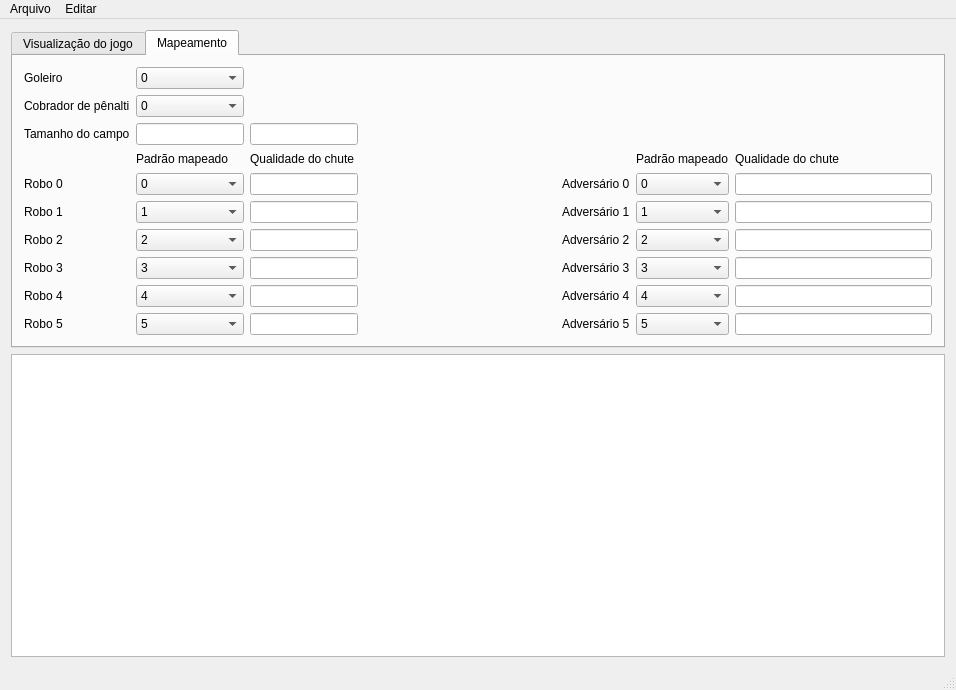
<?xml version="1.0" encoding="UTF-8"?>
<ui version="4.0">
 <class>GraphicalIntelligenceClass</class>
 <widget class="QMainWindow" name="GraphicalIntelligenceClass">
  <property name="geometry">
   <rect>
    <x>0</x>
    <y>0</y>
    <width>956</width>
    <height>690</height>
   </rect>
  </property>
  <property name="windowTitle">
   <string>GraphicalIntelligence</string>
  </property>
  <widget class="QWidget" name="centralWidget">
   <layout class="QGridLayout" name="gridLayout_3">
    <item row="2" column="0">
     <widget class="SSLField" name="stageView">
      <property name="sizePolicy">
       <sizepolicy hsizetype="Expanding" vsizetype="Expanding">
        <horstretch>0</horstretch>
        <verstretch>0</verstretch>
       </sizepolicy>
      </property>
     </widget>
    </item>
    <item row="0" column="0">
     <widget class="QTabWidget" name="tabWidget">
      <property name="sizePolicy">
       <sizepolicy hsizetype="Expanding" vsizetype="Minimum">
        <horstretch>0</horstretch>
        <verstretch>0</verstretch>
       </sizepolicy>
      </property>
      <property name="currentIndex">
       <number>1</number>
      </property>
      <widget class="QWidget" name="tab">
       <attribute name="title">
        <string>Visualização do jogo</string>
       </attribute>
       <layout class="QVBoxLayout" name="verticalLayout_4">
        <item>
         <layout class="QHBoxLayout" name="horizontalLayout_2">
          <item>
           <layout class="QGridLayout" name="gridLayout_2">
            <item row="0" column="1">
             <widget class="QLineEdit" name="txtJuiz"/>
            </item>
            <item row="1" column="0">
             <widget class="QLabel" name="lblTempoJogo">
              <property name="text">
               <string>Tempo restante:</string>
              </property>
             </widget>
            </item>
            <item row="1" column="1">
             <widget class="QLineEdit" name="txtTempoJogo"/>
            </item>
            <item row="0" column="0">
             <widget class="QLabel" name="lblJuiz">
              <property name="text">
               <string>Juiz:</string>
              </property>
             </widget>
            </item>
           </layout>
          </item>
          <item>
           <layout class="QVBoxLayout" name="verticalLayout">
            <item>
             <widget class="QLabel" name="lblPlacar">
              <property name="text">
               <string>Placar</string>
              </property>
              <property name="alignment">
               <set>Qt::AlignBottom|Qt::AlignHCenter</set>
              </property>
             </widget>
            </item>
            <item>
             <layout class="QHBoxLayout" name="horizontalLayout">
              <item>
               <widget class="QLineEdit" name="txtPlacarAmarelo"/>
              </item>
              <item>
               <widget class="QLabel" name="lblX">
                <property name="text">
                 <string>x</string>
                </property>
               </widget>
              </item>
              <item>
               <widget class="QLineEdit" name="txtPlacarAzul"/>
              </item>
             </layout>
            </item>
           </layout>
          </item>
          <item>
           <layout class="QGridLayout" name="gridLayout">
            <item row="0" column="0">
             <widget class="QLabel" name="lblNrTimeouts">
              <property name="text">
               <string># Timeouts:</string>
              </property>
             </widget>
            </item>
            <item row="0" column="1">
             <widget class="QLineEdit" name="txtNrTimeoutsAzul"/>
            </item>
            <item row="1" column="0">
             <widget class="QLabel" name="lblTempoTimeouts">
              <property name="text">
               <string>Tempo Timeouts:</string>
              </property>
             </widget>
            </item>
            <item row="1" column="1">
             <widget class="QLineEdit" name="txtTempoTimeoutsAzul"/>
            </item>
            <item row="0" column="2">
             <widget class="QLineEdit" name="txtNrTimeoutsAmarelo"/>
            </item>
            <item row="1" column="2">
             <widget class="QLineEdit" name="txtTempoTimeoutsAmarelo"/>
            </item>
           </layout>
          </item>
         </layout>
        </item>
        <item>
         <layout class="QHBoxLayout" name="horizontalLayout_5">
          <item>
           <layout class="QHBoxLayout" name="horizontalLayout_3">
            <item>
             <widget class="QCheckBox" name="chkUpdate">
              <property name="text">
               <string>Update</string>
              </property>
              <property name="checked">
               <bool>true</bool>
              </property>
             </widget>
            </item>
           </layout>
          </item>
          <item>
           <spacer name="horizontalSpacer_2">
            <property name="orientation">
             <enum>Qt::Horizontal</enum>
            </property>
            <property name="sizeType">
             <enum>QSizePolicy::Fixed</enum>
            </property>
            <property name="sizeHint" stdset="0">
             <size>
              <width>50</width>
              <height>20</height>
             </size>
            </property>
           </spacer>
          </item>
          <item>
           <widget class="QLabel" name="label_5">
            <property name="text">
             <string>Time controlado (FIXME)</string>
            </property>
           </widget>
          </item>
          <item>
           <widget class="QComboBox" name="cmbOurTeam">
            <item>
             <property name="text">
              <string>Azul</string>
             </property>
            </item>
            <item>
             <property name="text">
              <string>Amarelo</string>
             </property>
            </item>
           </widget>
          </item>
         </layout>
        </item>
        <item>
         <layout class="QHBoxLayout" name="horizontalLayout_7">
          <item>
           <widget class="QPushButton" name="btnChangeSides">
            <property name="text">
             <string>Trocar de lados</string>
            </property>
           </widget>
          </item>
          <item>
           <spacer name="horizontalSpacer">
            <property name="orientation">
             <enum>Qt::Horizontal</enum>
            </property>
            <property name="sizeType">
             <enum>QSizePolicy::Fixed</enum>
            </property>
            <property name="sizeHint" stdset="0">
             <size>
              <width>50</width>
              <height>20</height>
             </size>
            </property>
           </spacer>
          </item>
          <item>
           <widget class="QLabel" name="label_2">
            <property name="text">
             <string>Tipo de transmissão</string>
            </property>
           </widget>
          </item>
          <item>
           <widget class="QComboBox" name="cmbSelectOutput">
            <item>
             <property name="text">
              <string>Simulação</string>
             </property>
            </item>
            <item>
             <property name="text">
              <string>Transmissor</string>
             </property>
            </item>
           </widget>
          </item>
         </layout>
        </item>
        <item>
         <layout class="QGridLayout" name="gridLayout_6">
          <item row="0" column="0">
           <widget class="QLabel" name="label_7">
            <property name="text">
             <string>Modo de entrada</string>
            </property>
           </widget>
          </item>
          <item row="0" column="1">
           <widget class="QComboBox" name="cmbSelectMode"/>
          </item>
          <item row="1" column="0">
           <widget class="QLabel" name="label_3">
            <property name="text">
             <string>Play do time</string>
            </property>
           </widget>
          </item>
          <item row="1" column="1">
           <widget class="QComboBox" name="cmbSelectPlayOurs"/>
          </item>
          <item row="1" column="2">
           <widget class="QLabel" name="label_6">
            <property name="text">
             <string>Tática do time</string>
            </property>
           </widget>
          </item>
          <item row="1" column="3">
           <widget class="QComboBox" name="cmbSelectTacticOurs"/>
          </item>
          <item row="2" column="0">
           <widget class="QLabel" name="label_4">
            <property name="text">
             <string>Play do adversário</string>
            </property>
           </widget>
          </item>
          <item row="2" column="1">
           <widget class="QComboBox" name="cmbSelectPlayTheirs"/>
          </item>
          <item row="2" column="2">
           <widget class="QLabel" name="label_8">
            <property name="text">
             <string>Tática do adversário</string>
            </property>
           </widget>
          </item>
          <item row="2" column="3">
           <widget class="QComboBox" name="cmbSelectTacticTheirs"/>
          </item>
         </layout>
        </item>
        <item>
         <spacer name="verticalSpacer_2">
          <property name="orientation">
           <enum>Qt::Vertical</enum>
          </property>
          <property name="sizeHint" stdset="0">
           <size>
            <width>20</width>
            <height>40</height>
           </size>
          </property>
         </spacer>
        </item>
       </layout>
      </widget>
      <widget class="QWidget" name="tab_1">
       <attribute name="title">
        <string>Mapeamento</string>
       </attribute>
       <layout class="QGridLayout" name="gridLayout_5">
        <item row="7" column="3">
         <widget class="QComboBox" name="cmbRobot_2">
          <property name="sizePolicy">
           <sizepolicy hsizetype="Minimum" vsizetype="Fixed">
            <horstretch>0</horstretch>
            <verstretch>0</verstretch>
           </sizepolicy>
          </property>
          <property name="currentIndex">
           <number>2</number>
          </property>
          <item>
           <property name="text">
            <string>0</string>
           </property>
          </item>
          <item>
           <property name="text">
            <string>1</string>
           </property>
          </item>
          <item>
           <property name="text">
            <string>2</string>
           </property>
          </item>
          <item>
           <property name="text">
            <string>3</string>
           </property>
          </item>
          <item>
           <property name="text">
            <string>4</string>
           </property>
          </item>
          <item>
           <property name="text">
            <string>5</string>
           </property>
          </item>
          <item>
           <property name="text">
            <string>6</string>
           </property>
          </item>
          <item>
           <property name="text">
            <string>7</string>
           </property>
          </item>
          <item>
           <property name="text">
            <string>8</string>
           </property>
          </item>
          <item>
           <property name="text">
            <string>9</string>
           </property>
          </item>
         </widget>
        </item>
        <item row="5" column="1">
         <widget class="QLabel" name="label_9">
          <property name="text">
           <string>Robo 0</string>
          </property>
         </widget>
        </item>
        <item row="7" column="1">
         <widget class="QLabel" name="label_11">
          <property name="text">
           <string>Robo 2</string>
          </property>
         </widget>
        </item>
        <item row="6" column="3">
         <widget class="QComboBox" name="cmbRobot_1">
          <property name="sizePolicy">
           <sizepolicy hsizetype="Minimum" vsizetype="Fixed">
            <horstretch>0</horstretch>
            <verstretch>0</verstretch>
           </sizepolicy>
          </property>
          <property name="currentIndex">
           <number>1</number>
          </property>
          <item>
           <property name="text">
            <string>0</string>
           </property>
          </item>
          <item>
           <property name="text">
            <string>1</string>
           </property>
          </item>
          <item>
           <property name="text">
            <string>2</string>
           </property>
          </item>
          <item>
           <property name="text">
            <string>3</string>
           </property>
          </item>
          <item>
           <property name="text">
            <string>4</string>
           </property>
          </item>
          <item>
           <property name="text">
            <string>5</string>
           </property>
          </item>
          <item>
           <property name="text">
            <string>6</string>
           </property>
          </item>
          <item>
           <property name="text">
            <string>7</string>
           </property>
          </item>
          <item>
           <property name="text">
            <string>8</string>
           </property>
          </item>
          <item>
           <property name="text">
            <string>9</string>
           </property>
          </item>
         </widget>
        </item>
        <item row="6" column="1">
         <widget class="QLabel" name="label_10">
          <property name="text">
           <string>Robo 1</string>
          </property>
         </widget>
        </item>
        <item row="2" column="1">
         <widget class="QLabel" name="label">
          <property name="text">
           <string>Tamanho do campo</string>
          </property>
         </widget>
        </item>
        <item row="2" column="3">
         <widget class="QLineEdit" name="txtStageWidth">
          <property name="sizePolicy">
           <sizepolicy hsizetype="Minimum" vsizetype="Fixed">
            <horstretch>0</horstretch>
            <verstretch>0</verstretch>
           </sizepolicy>
          </property>
         </widget>
        </item>
        <item row="2" column="4">
         <widget class="QLineEdit" name="txtStageLenght">
          <property name="sizePolicy">
           <sizepolicy hsizetype="Minimum" vsizetype="Fixed">
            <horstretch>0</horstretch>
            <verstretch>0</verstretch>
           </sizepolicy>
          </property>
         </widget>
        </item>
        <item row="8" column="1">
         <widget class="QLabel" name="label_12">
          <property name="text">
           <string>Robo 3</string>
          </property>
         </widget>
        </item>
        <item row="8" column="3">
         <widget class="QComboBox" name="cmbRobot_3">
          <property name="sizePolicy">
           <sizepolicy hsizetype="Minimum" vsizetype="Fixed">
            <horstretch>0</horstretch>
            <verstretch>0</verstretch>
           </sizepolicy>
          </property>
          <property name="currentIndex">
           <number>3</number>
          </property>
          <item>
           <property name="text">
            <string>0</string>
           </property>
          </item>
          <item>
           <property name="text">
            <string>1</string>
           </property>
          </item>
          <item>
           <property name="text">
            <string>2</string>
           </property>
          </item>
          <item>
           <property name="text">
            <string>3</string>
           </property>
          </item>
          <item>
           <property name="text">
            <string>4</string>
           </property>
          </item>
          <item>
           <property name="text">
            <string>5</string>
           </property>
          </item>
          <item>
           <property name="text">
            <string>6</string>
           </property>
          </item>
          <item>
           <property name="text">
            <string>7</string>
           </property>
          </item>
          <item>
           <property name="text">
            <string>8</string>
           </property>
          </item>
          <item>
           <property name="text">
            <string>9</string>
           </property>
          </item>
         </widget>
        </item>
        <item row="9" column="1">
         <widget class="QLabel" name="label_13">
          <property name="text">
           <string>Robo 4</string>
          </property>
         </widget>
        </item>
        <item row="9" column="3">
         <widget class="QComboBox" name="cmbRobot_4">
          <property name="sizePolicy">
           <sizepolicy hsizetype="Minimum" vsizetype="Fixed">
            <horstretch>0</horstretch>
            <verstretch>0</verstretch>
           </sizepolicy>
          </property>
          <property name="currentIndex">
           <number>4</number>
          </property>
          <item>
           <property name="text">
            <string>0</string>
           </property>
          </item>
          <item>
           <property name="text">
            <string>1</string>
           </property>
          </item>
          <item>
           <property name="text">
            <string>2</string>
           </property>
          </item>
          <item>
           <property name="text">
            <string>3</string>
           </property>
          </item>
          <item>
           <property name="text">
            <string>4</string>
           </property>
          </item>
          <item>
           <property name="text">
            <string>5</string>
           </property>
          </item>
          <item>
           <property name="text">
            <string>6</string>
           </property>
          </item>
          <item>
           <property name="text">
            <string>7</string>
           </property>
          </item>
          <item>
           <property name="text">
            <string>8</string>
           </property>
          </item>
          <item>
           <property name="text">
            <string>9</string>
           </property>
          </item>
         </widget>
        </item>
        <item row="10" column="1">
         <widget class="QLabel" name="label_14">
          <property name="text">
           <string>Robo 5</string>
          </property>
         </widget>
        </item>
        <item row="10" column="3">
         <widget class="QComboBox" name="cmbRobot_5">
          <property name="sizePolicy">
           <sizepolicy hsizetype="Minimum" vsizetype="Fixed">
            <horstretch>0</horstretch>
            <verstretch>0</verstretch>
           </sizepolicy>
          </property>
          <property name="currentIndex">
           <number>5</number>
          </property>
          <item>
           <property name="text">
            <string>0</string>
           </property>
          </item>
          <item>
           <property name="text">
            <string>1</string>
           </property>
          </item>
          <item>
           <property name="text">
            <string>2</string>
           </property>
          </item>
          <item>
           <property name="text">
            <string>3</string>
           </property>
          </item>
          <item>
           <property name="text">
            <string>4</string>
           </property>
          </item>
          <item>
           <property name="text">
            <string>5</string>
           </property>
          </item>
          <item>
           <property name="text">
            <string>6</string>
           </property>
          </item>
          <item>
           <property name="text">
            <string>7</string>
           </property>
          </item>
          <item>
           <property name="text">
            <string>8</string>
           </property>
          </item>
          <item>
           <property name="text">
            <string>9</string>
           </property>
          </item>
         </widget>
        </item>
        <item row="5" column="3">
         <widget class="QComboBox" name="cmbRobot_0">
          <property name="sizePolicy">
           <sizepolicy hsizetype="Minimum" vsizetype="Fixed">
            <horstretch>0</horstretch>
            <verstretch>0</verstretch>
           </sizepolicy>
          </property>
          <item>
           <property name="text">
            <string>0</string>
           </property>
          </item>
          <item>
           <property name="text">
            <string>1</string>
           </property>
          </item>
          <item>
           <property name="text">
            <string>2</string>
           </property>
          </item>
          <item>
           <property name="text">
            <string>3</string>
           </property>
          </item>
          <item>
           <property name="text">
            <string>4</string>
           </property>
          </item>
          <item>
           <property name="text">
            <string>5</string>
           </property>
          </item>
          <item>
           <property name="text">
            <string>6</string>
           </property>
          </item>
          <item>
           <property name="text">
            <string>7</string>
           </property>
          </item>
          <item>
           <property name="text">
            <string>8</string>
           </property>
          </item>
          <item>
           <property name="text">
            <string>9</string>
           </property>
          </item>
         </widget>
        </item>
        <item row="5" column="4">
         <widget class="QLineEdit" name="kickAbilityU0">
          <property name="sizePolicy">
           <sizepolicy hsizetype="Minimum" vsizetype="Fixed">
            <horstretch>0</horstretch>
            <verstretch>0</verstretch>
           </sizepolicy>
          </property>
         </widget>
        </item>
        <item row="6" column="4">
         <widget class="QLineEdit" name="kickAbilityU1">
          <property name="sizePolicy">
           <sizepolicy hsizetype="Minimum" vsizetype="Fixed">
            <horstretch>0</horstretch>
            <verstretch>0</verstretch>
           </sizepolicy>
          </property>
         </widget>
        </item>
        <item row="7" column="4">
         <widget class="QLineEdit" name="kickAbilityU2">
          <property name="sizePolicy">
           <sizepolicy hsizetype="Minimum" vsizetype="Fixed">
            <horstretch>0</horstretch>
            <verstretch>0</verstretch>
           </sizepolicy>
          </property>
         </widget>
        </item>
        <item row="8" column="4">
         <widget class="QLineEdit" name="kickAbilityU3">
          <property name="sizePolicy">
           <sizepolicy hsizetype="Minimum" vsizetype="Fixed">
            <horstretch>0</horstretch>
            <verstretch>0</verstretch>
           </sizepolicy>
          </property>
         </widget>
        </item>
        <item row="9" column="4">
         <widget class="QLineEdit" name="kickAbilityU4">
          <property name="sizePolicy">
           <sizepolicy hsizetype="Minimum" vsizetype="Fixed">
            <horstretch>0</horstretch>
            <verstretch>0</verstretch>
           </sizepolicy>
          </property>
         </widget>
        </item>
        <item row="10" column="4">
         <widget class="QLineEdit" name="kickAbilityU5">
          <property name="sizePolicy">
           <sizepolicy hsizetype="Minimum" vsizetype="Fixed">
            <horstretch>0</horstretch>
            <verstretch>0</verstretch>
           </sizepolicy>
          </property>
         </widget>
        </item>
        <item row="3" column="3">
         <widget class="QLabel" name="label_21">
          <property name="sizePolicy">
           <sizepolicy hsizetype="Minimum" vsizetype="Preferred">
            <horstretch>0</horstretch>
            <verstretch>0</verstretch>
           </sizepolicy>
          </property>
          <property name="text">
           <string>Padrão mapeado</string>
          </property>
         </widget>
        </item>
        <item row="3" column="4">
         <widget class="QLabel" name="label_22">
          <property name="sizePolicy">
           <sizepolicy hsizetype="Minimum" vsizetype="Preferred">
            <horstretch>0</horstretch>
            <verstretch>0</verstretch>
           </sizepolicy>
          </property>
          <property name="text">
           <string>Qualidade do chute</string>
          </property>
         </widget>
        </item>
        <item row="0" column="1">
         <widget class="QLabel" name="label_24">
          <property name="text">
           <string>Goleiro</string>
          </property>
         </widget>
        </item>
        <item row="0" column="3">
         <widget class="QComboBox" name="cmbGoalkeeper">
          <property name="sizePolicy">
           <sizepolicy hsizetype="Minimum" vsizetype="Fixed">
            <horstretch>0</horstretch>
            <verstretch>0</verstretch>
           </sizepolicy>
          </property>
          <item>
           <property name="text">
            <string>0</string>
           </property>
          </item>
          <item>
           <property name="text">
            <string>1</string>
           </property>
          </item>
          <item>
           <property name="text">
            <string>2</string>
           </property>
          </item>
          <item>
           <property name="text">
            <string>3</string>
           </property>
          </item>
          <item>
           <property name="text">
            <string>4</string>
           </property>
          </item>
          <item>
           <property name="text">
            <string>5</string>
           </property>
          </item>
         </widget>
        </item>
        <item row="1" column="3">
         <widget class="QComboBox" name="cmbPenalty">
          <property name="sizePolicy">
           <sizepolicy hsizetype="Minimum" vsizetype="Fixed">
            <horstretch>0</horstretch>
            <verstretch>0</verstretch>
           </sizepolicy>
          </property>
          <item>
           <property name="text">
            <string>0</string>
           </property>
          </item>
          <item>
           <property name="text">
            <string>1</string>
           </property>
          </item>
          <item>
           <property name="text">
            <string>2</string>
           </property>
          </item>
          <item>
           <property name="text">
            <string>3</string>
           </property>
          </item>
          <item>
           <property name="text">
            <string>4</string>
           </property>
          </item>
          <item>
           <property name="text">
            <string>5</string>
           </property>
          </item>
         </widget>
        </item>
        <item row="1" column="1">
         <widget class="QLabel" name="label_23">
          <property name="text">
           <string>Cobrador de pênalti</string>
          </property>
         </widget>
        </item>
        <item row="10" column="6">
         <widget class="QLabel" name="label_20">
          <property name="text">
           <string>Adversário 5</string>
          </property>
         </widget>
        </item>
        <item row="9" column="6">
         <widget class="QLabel" name="label_19">
          <property name="text">
           <string>Adversário 4</string>
          </property>
         </widget>
        </item>
        <item row="8" column="6">
         <widget class="QLabel" name="label_18">
          <property name="text">
           <string>Adversário 3</string>
          </property>
         </widget>
        </item>
        <item row="7" column="6">
         <widget class="QLabel" name="label_17">
          <property name="text">
           <string>Adversário 2</string>
          </property>
         </widget>
        </item>
        <item row="6" column="6">
         <widget class="QLabel" name="label_16">
          <property name="text">
           <string>Adversário 1</string>
          </property>
         </widget>
        </item>
        <item row="5" column="6">
         <widget class="QLabel" name="label_15">
          <property name="text">
           <string>Adversário 0</string>
          </property>
         </widget>
        </item>
        <item row="7" column="7">
         <widget class="QComboBox" name="cmbAdversary_2">
          <property name="currentIndex">
           <number>2</number>
          </property>
          <item>
           <property name="text">
            <string>0</string>
           </property>
          </item>
          <item>
           <property name="text">
            <string>1</string>
           </property>
          </item>
          <item>
           <property name="text">
            <string>2</string>
           </property>
          </item>
          <item>
           <property name="text">
            <string>3</string>
           </property>
          </item>
          <item>
           <property name="text">
            <string>4</string>
           </property>
          </item>
          <item>
           <property name="text">
            <string>5</string>
           </property>
          </item>
          <item>
           <property name="text">
            <string>6</string>
           </property>
          </item>
          <item>
           <property name="text">
            <string>7</string>
           </property>
          </item>
          <item>
           <property name="text">
            <string>8</string>
           </property>
          </item>
          <item>
           <property name="text">
            <string>9</string>
           </property>
          </item>
         </widget>
        </item>
        <item row="6" column="7">
         <widget class="QComboBox" name="cmbAdversary_1">
          <property name="currentIndex">
           <number>1</number>
          </property>
          <item>
           <property name="text">
            <string>0</string>
           </property>
          </item>
          <item>
           <property name="text">
            <string>1</string>
           </property>
          </item>
          <item>
           <property name="text">
            <string>2</string>
           </property>
          </item>
          <item>
           <property name="text">
            <string>3</string>
           </property>
          </item>
          <item>
           <property name="text">
            <string>4</string>
           </property>
          </item>
          <item>
           <property name="text">
            <string>5</string>
           </property>
          </item>
          <item>
           <property name="text">
            <string>6</string>
           </property>
          </item>
          <item>
           <property name="text">
            <string>7</string>
           </property>
          </item>
          <item>
           <property name="text">
            <string>8</string>
           </property>
          </item>
          <item>
           <property name="text">
            <string>9</string>
           </property>
          </item>
         </widget>
        </item>
        <item row="5" column="7">
         <widget class="QComboBox" name="cmbAdversary_0">
          <item>
           <property name="text">
            <string>0</string>
           </property>
          </item>
          <item>
           <property name="text">
            <string>1</string>
           </property>
          </item>
          <item>
           <property name="text">
            <string>2</string>
           </property>
          </item>
          <item>
           <property name="text">
            <string>3</string>
           </property>
          </item>
          <item>
           <property name="text">
            <string>4</string>
           </property>
          </item>
          <item>
           <property name="text">
            <string>5</string>
           </property>
          </item>
          <item>
           <property name="text">
            <string>6</string>
           </property>
          </item>
          <item>
           <property name="text">
            <string>7</string>
           </property>
          </item>
          <item>
           <property name="text">
            <string>8</string>
           </property>
          </item>
          <item>
           <property name="text">
            <string>9</string>
           </property>
          </item>
         </widget>
        </item>
        <item row="6" column="8">
         <widget class="QLineEdit" name="kickAbilityT1"/>
        </item>
        <item row="5" column="8">
         <widget class="QLineEdit" name="kickAbilityT0"/>
        </item>
        <item row="8" column="7">
         <widget class="QComboBox" name="cmbAdversary_3">
          <property name="currentIndex">
           <number>3</number>
          </property>
          <item>
           <property name="text">
            <string>0</string>
           </property>
          </item>
          <item>
           <property name="text">
            <string>1</string>
           </property>
          </item>
          <item>
           <property name="text">
            <string>2</string>
           </property>
          </item>
          <item>
           <property name="text">
            <string>3</string>
           </property>
          </item>
          <item>
           <property name="text">
            <string>4</string>
           </property>
          </item>
          <item>
           <property name="text">
            <string>5</string>
           </property>
          </item>
          <item>
           <property name="text">
            <string>6</string>
           </property>
          </item>
          <item>
           <property name="text">
            <string>7</string>
           </property>
          </item>
          <item>
           <property name="text">
            <string>8</string>
           </property>
          </item>
          <item>
           <property name="text">
            <string>9</string>
           </property>
          </item>
         </widget>
        </item>
        <item row="9" column="7">
         <widget class="QComboBox" name="cmbAdversary_4">
          <property name="currentIndex">
           <number>4</number>
          </property>
          <item>
           <property name="text">
            <string>0</string>
           </property>
          </item>
          <item>
           <property name="text">
            <string>1</string>
           </property>
          </item>
          <item>
           <property name="text">
            <string>2</string>
           </property>
          </item>
          <item>
           <property name="text">
            <string>3</string>
           </property>
          </item>
          <item>
           <property name="text">
            <string>4</string>
           </property>
          </item>
          <item>
           <property name="text">
            <string>5</string>
           </property>
          </item>
          <item>
           <property name="text">
            <string>6</string>
           </property>
          </item>
          <item>
           <property name="text">
            <string>7</string>
           </property>
          </item>
          <item>
           <property name="text">
            <string>8</string>
           </property>
          </item>
          <item>
           <property name="text">
            <string>9</string>
           </property>
          </item>
         </widget>
        </item>
        <item row="10" column="7">
         <widget class="QComboBox" name="cmbAdversary_5">
          <property name="currentIndex">
           <number>5</number>
          </property>
          <item>
           <property name="text">
            <string>0</string>
           </property>
          </item>
          <item>
           <property name="text">
            <string>1</string>
           </property>
          </item>
          <item>
           <property name="text">
            <string>2</string>
           </property>
          </item>
          <item>
           <property name="text">
            <string>3</string>
           </property>
          </item>
          <item>
           <property name="text">
            <string>4</string>
           </property>
          </item>
          <item>
           <property name="text">
            <string>5</string>
           </property>
          </item>
          <item>
           <property name="text">
            <string>6</string>
           </property>
          </item>
          <item>
           <property name="text">
            <string>7</string>
           </property>
          </item>
          <item>
           <property name="text">
            <string>8</string>
           </property>
          </item>
          <item>
           <property name="text">
            <string>9</string>
           </property>
          </item>
         </widget>
        </item>
        <item row="7" column="8">
         <widget class="QLineEdit" name="kickAbilityT2"/>
        </item>
        <item row="8" column="8">
         <widget class="QLineEdit" name="kickAbilityT3"/>
        </item>
        <item row="9" column="8">
         <widget class="QLineEdit" name="kickAbilityT4"/>
        </item>
        <item row="10" column="8">
         <widget class="QLineEdit" name="kickAbilityT5"/>
        </item>
        <item row="3" column="8">
         <widget class="QLabel" name="label_25">
          <property name="sizePolicy">
           <sizepolicy hsizetype="Minimum" vsizetype="Preferred">
            <horstretch>0</horstretch>
            <verstretch>0</verstretch>
           </sizepolicy>
          </property>
          <property name="text">
           <string>Qualidade do chute</string>
          </property>
         </widget>
        </item>
        <item row="3" column="7">
         <widget class="QLabel" name="label_26">
          <property name="sizePolicy">
           <sizepolicy hsizetype="Minimum" vsizetype="Preferred">
            <horstretch>0</horstretch>
            <verstretch>0</verstretch>
           </sizepolicy>
          </property>
          <property name="text">
           <string>Padrão mapeado</string>
          </property>
         </widget>
        </item>
        <item row="2" column="5">
         <spacer name="horizontalSpacer_3">
          <property name="orientation">
           <enum>Qt::Horizontal</enum>
          </property>
          <property name="sizeHint" stdset="0">
           <size>
            <width>40</width>
            <height>20</height>
           </size>
          </property>
         </spacer>
        </item>
       </layout>
      </widget>
     </widget>
    </item>
   </layout>
  </widget>
  <widget class="QMenuBar" name="menuBar">
   <property name="geometry">
    <rect>
     <x>0</x>
     <y>0</y>
     <width>956</width>
     <height>21</height>
    </rect>
   </property>
   <widget class="QMenu" name="menuArquivo">
    <property name="title">
     <string>Arquivo</string>
    </property>
    <addaction name="actionSair"/>
   </widget>
   <widget class="QMenu" name="menuEditar">
    <property name="title">
     <string>Editar</string>
    </property>
    <addaction name="actionEditar_vari_veis_de_estado"/>
   </widget>
   <addaction name="menuArquivo"/>
   <addaction name="menuEditar"/>
  </widget>
  <widget class="QStatusBar" name="statusBar"/>
  <action name="actionSair">
   <property name="text">
    <string>Sair</string>
   </property>
  </action>
  <action name="actionEditar_vari_veis_de_estado">
   <property name="text">
    <string>Editar variáveis de estado</string>
   </property>
  </action>
 </widget>
 <layoutdefault spacing="6" margin="11"/>
 <customwidgets>
  <customwidget>
   <class>SSLField</class>
   <extends>QGraphicsView</extends>
   <header>sslfield.h</header>
  </customwidget>
 </customwidgets>
 <resources/>
 <connections>
  <connection>
   <sender>actionSair</sender>
   <signal>triggered()</signal>
   <receiver>GraphicalIntelligenceClass</receiver>
   <slot>close()</slot>
   <hints>
    <hint type="sourcelabel">
     <x>-1</x>
     <y>-1</y>
    </hint>
    <hint type="destinationlabel">
     <x>527</x>
     <y>214</y>
    </hint>
   </hints>
  </connection>
 </connections>
</ui>
